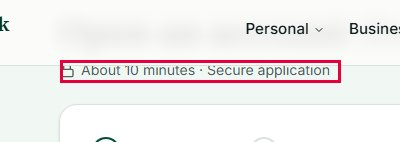
#> input picture examples/alderwick-bank-persona-crawl/evidence/F1-1.jpg, 400 x 142 px
$ python -i eyes.py   (imports and definitions only)
#> lines starting #> are read from the running program, lines starting #| are printed output that depends on the picture
#!/usr/bin/env python3
"""Vision-only browser driver for persona crawls.

  check     validate a study file, and report what each live host's robots.txt allows
  start     open a persona's browser on the study's start page
  look      screenshot what is on screen, with a light coordinate grid (a clean copy is kept on disk)
  zoom      lean in: an enlarged crop of part of the last screenshot
  measure   eyedropper: the two main colours in a box, their contrast ratio, the box size
  act       record the persona's reaction, do one thing, and return the next screen (JSON on stdin)
  feedback  record the persona's exit interview once the session has ended (JSON on stdin)
  stop      shut a session down

The persona receives pixels and the address bar, the way a person does: never the
page's text, markup, accessibility names, link targets or form attributes. The driver
keeps to the same rule. It never evaluates script in the page or queries elements;
it clicks, types and scrolls by screen position. `zoom` and `measure` work on the
saved screenshot, not the page.

Safety limits are enforced here, at the network layer and on what gets typed,
because a prompt can be misread and these limits protect real sites and people.
"""
import argparse
import asyncio
import hashlib
import json
import os
import re
import secrets
import subprocess
import sys
import time
from collections import Counter
from pathlib import Path
from urllib.parse import urlsplit

# [5 lines not run here, left out]

ANALYTICS_HOST = re.compile(
    r"(^|\.)(google-analytics\.com|analytics\.google\.com|googletagmanager\.com|doubleclick\.net|demdex\.net"
    r"|omtrdc\.net|facebook\.net|bat\.bing\.com|clarity\.ms|hotjar\.com|segment\.(io|com)|fullstory\.com"
    r"|quantummetric\.com|contentsquare\.net|mouseflow\.com|px\.ads\.linkedin\.com|googleadservices\.com)$"
)
TEST_LABELS = {"staging", "stage", "dev", "test", "qa", "sandbox", "preview", "uat"}
READ_ONLY_METHODS = {"GET", "HEAD", "OPTIONS"}
OUTCOMES = {
    "reached_goal", "reached_boundary", "gave_up", "left_site", "would_call_or_visit",
    "saved_for_later", "blocked_by_site",
}
DECISION_KEYS = ("thought", "read", "clarity", "trust", "effort", "doubts", "friction", "est_seconds")
# Worth writing only when something new happens on a screen; left out, they are recorded as empty.
OPTIONAL_DECISION_KEYS = ("noticed", "emotion", "memory")
# Keys a walker may press. SelectAll is the select-all shortcut a person uses to replace what a box already
# holds; without it, retyping a refused value only adds to the old text, and the walk records the driver.
WALKER_KEYS = {"Tab", "Shift+Tab", "Enter", "Escape", "Space", "Backspace", "Delete", "ArrowDown", "ArrowUp",
               "ArrowLeft", "ArrowRight", "PageDown", "PageUp", "Home", "End", "SelectAll"}


# [7 lines left out: function key_to_press, not called in this run]
FRICTION_TYPES = {
    "unclear_copy", "missing_information", "contradiction", "hidden_cost_or_condition", "surprise_requirement",
    "trust_concern", "navigation", "dead_end", "button_unclear", "button_hard_to_find", "low_contrast",
    "small_text", "small_target", "visual_hierarchy", "layout_or_overlap", "form_burden", "error_handling",
    "no_feedback", "performance", "accessibility",
}
SEVERITIES = {"critical", "high", "medium", "low"}
# Looks like real identity or payment data. Typed values must not, even on a test site.
REAL_LOOKING = re.compile(
    r"\b\d{3}-\d{2}-\d{4}\b|\b(?:\d[ -]?){13,19}\b|[A-Z0-9._%+-]+@(?!example\.(com|org|net)\b)[A-Z0-9.-]+\.[A-Z]{2,}",
    re.I,
)
MAX_EDGE = 1568  # longest screenshot side a vision model takes without resizing
FEEDBACK_SCALES = {"ease": (1, 7), "meets_needs": (1, 7), "easy_to_use": (1, 7), "recommend": (0, 10), "satisfaction": (1, 5)}
FEEDBACK_TEXT = ("best_thing", "worst_thing", "what_would_fix_it", "would_return", "quote")
# Product reaction cards, after Microsoft's Desirability Toolkit (Benedek & Miner, 2002): a fixed list people pick
# from, so answers can be counted across a panel and compared between runs, which a free "one word" can't.
# Adapted from the original 118: mostly a subset, with Misleading and Untrustworthy added for the trust problems
# this skill looks for, and balanced between positive and negative so the list doesn't lead.
REACTION_WORDS = {w: "positive" for w in (
    "Accessible", "Appealing", "Approachable", "Clean", "Clear", "Comprehensive", "Consistent", "Controllable",
    "Convenient", "Credible", "Easy to use", "Effective", "Efficient", "Familiar", "Fast", "Flexible", "Friendly",
    "Helpful", "Intuitive", "Organized", "Predictable", "Professional", "Relevant", "Reliable", "Secure", "Simple",
    "Straightforward", "Time-saving", "Trustworthy", "Understandable", "Useful", "Valuable")}
# [5 lines not run here, left out]
REACTION_PICK = (3, 5)
FILL_MAX = 8  # fields one fill action may set; more than a screen's worth means the persona isn't looking
# After an action shows no response, keep watching this long for a late one before calling it dead.
LATE_RESPONSE_MS = int(os.environ.get("UXCRAWL_LATE_MS", "6000"))  # tests shorten it
LATE_POLL_MS = 500
LOW_IMAGE_EDGE = 1100  # study "image_budget": "low" caps the screenshot's long side here, about half the image tokens

# ---------------------------------------------------------------- patience and giving up
# A simulated person left to judge their own patience persists far longer than a real one, so the driver keeps
# the account. traits.patience (1 to 5) sets how many points a walk may spend; each step costs a point plus
# whatever went wrong on it, and a step that clearly moves the person forward gives a little back.
PATIENCE_BUDGET = {1: 8, 2: 14, 3: 22, 4: 32, 5: 45}
PATIENCE_WORDS = ((0.6, "plenty"), (0.35, "some"), (0.15, "running low"), (0.0, "almost gone"))
# Driver-checked gives_up_when triggers: {"when": "...", "after": {"<signal>": n}} ends the walk once the
# signal reaches n. "friction:<type>" counts the friction notes of that type the persona has recorded.
TRIGGER_SIGNALS = {
    "dead_clicks": "clicks or taps on something that gave no visible response",
    "backtracks": "times they went back or returned to a page they had already left",
    "scrolls_in_a_row": "scrolls in a row on one page without doing anything else",
    "low_clarity_in_a_row": "screens in a row they found confusing (clarity 1 or 2)",
    "steps": "actions taken",
    "minutes": "minutes spent, from their own time estimates",
}


# [17 lines left out: functions patience_budget, is_backtrack, not called in this run]


def patience_word(left: float, budget: float) -> str:
    share = left / budget if budget else 0
    return next(word for floor, word in PATIENCE_WORDS if share > floor or floor == 0)


# [62 lines left out: functions step_cost, trigger_problems, not called in this run]


def judged_triggers(persona: dict) -> list:
    """The gives_up_when sentences the walker must check on every screen, numbered from 1 in the brief."""
    return [t for t in persona.get("gives_up_when") or [] if isinstance(t, str)]


LONG_PREFIX = "\\\\?\\"


# [13 lines left out: functions lp, shown, not called in this run]


def slug(text: str) -> str:
    return re.sub(r"[^a-z0-9]+", "-", text.lower()).strip("-")[:60] or "item"


# [85 lines left out: functions is_test_host, load_study, find_env, shrunk_frame, luminance, not called in this run]


def contrast(a, b) -> float:
    la, lb = sorted((luminance(a), luminance(b)), reverse=True)
    return (la + 0.05) / (lb + 0.05)


def hexof(rgb) -> str:
    return "#%02x%02x%02x" % tuple(int(round(c)) for c in rgb)


# [23 lines left out: function two_colours, not called in this run]


# Machado, Oliveira & Fernandes (2009) at full severity, applied to sRGB values: a common approximation.
CVD = {
    "protanopia": (0.152286, 1.052583, -0.204868, 0, 0.114503, 0.786281, 0.099216, 0, -0.003882, -0.048116, 1.051998, 0),
    "deuteranopia": (0.367322, 0.860646, -0.227968, 0, 0.280085, 0.672501, 0.047413, 0, -0.011820, 0.042940, 0.968881, 0),
    "tritanopia": (1.255528, -0.076749, -0.178779, 0, -0.078411, 0.930809, 0.147602, 0, 0.004733, 0.691367, 0.303900, 0),
}
VISION = set(CVD) | {"blurred"}


def as_seen(img, vision, k: float = 1.0):
    """The screen as this persona sees it. Measurements still use the true pixels."""
    from PIL import ImageFilter

    img = img.convert("RGB")
    if vision in CVD:
        img = img.convert("RGB", CVD[vision])
    elif vision == "blurred":  # uncorrected low vision: soft edges, small text runs together
        img = img.filter(ImageFilter.GaussianBlur(radius=1.4 * k))
    return img


def draw_grid(src: Path, dst: Path, step: int = 100, vision=None, k: float = 1.0):
#> called with dst = 'out.png', step = 100, k = 1
    from PIL import Image, ImageDraw

    img = as_seen(Image.open(src), vision, k)
#> in as_seen, img is the input picture: PIL image 400x142 RGB; mean R, G, B 241, 237.1, 236.9
    over = Image.new("RGBA", img.size, (0, 0, 0, 0))
#> over: PIL image 400x142 RGBA; every value is 0
    d = ImageDraw.Draw(over)
    w, h = img.size
    # Faint lines so the screen still reads as itself; solid labels on the top and left edges as rulers.
    for x in range(step, w, step):
        d.line([(x, 0), (x, h)], fill=(255, 0, 80, 45), width=1)
        d.rectangle([x + 2, 1, x + 30, 13], fill=(255, 0, 80, 200))
        d.text((x + 3, 1), str(x), fill=(255, 255, 255, 255))
    for y in range(step, h, step):
        d.line([(0, y), (w, y)], fill=(255, 0, 80, 45), width=1)
        d.rectangle([1, y + 2, 30, y + 14], fill=(255, 0, 80, 200))
        d.text((2, y + 2), str(y), fill=(255, 255, 255, 255))
    Image.alpha_composite(img.convert("RGBA"), over).convert("RGB").save(dst)
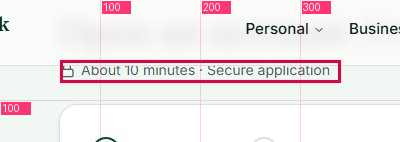
#> saved as out.png: PIL image 400x142 RGB; mean R, G, B 241.2, 231.8, 233.3
#> (the rest of the program and of its run is left out)
